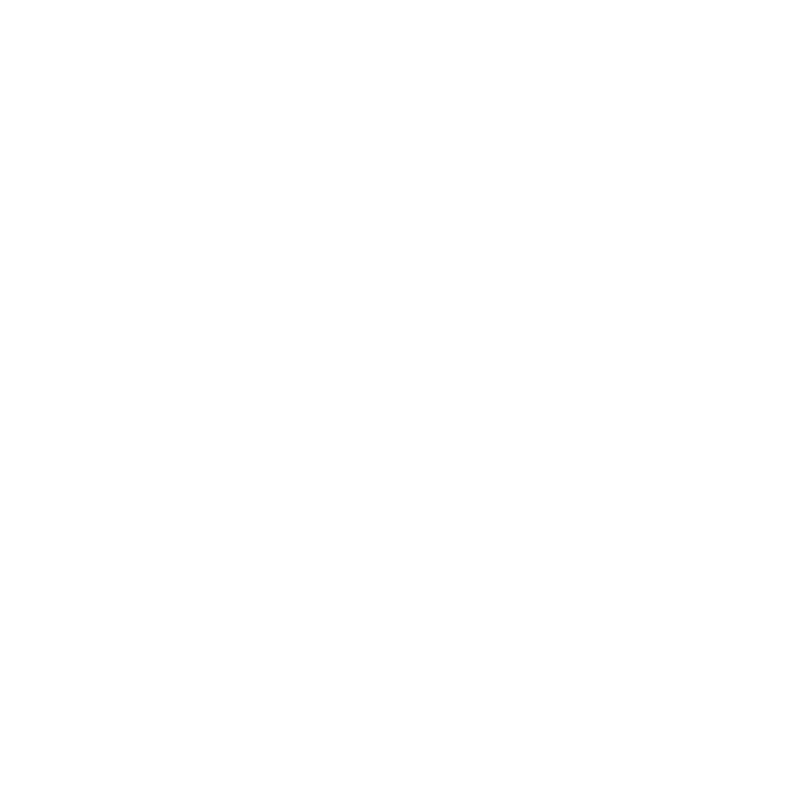
Frame 1 (no input)
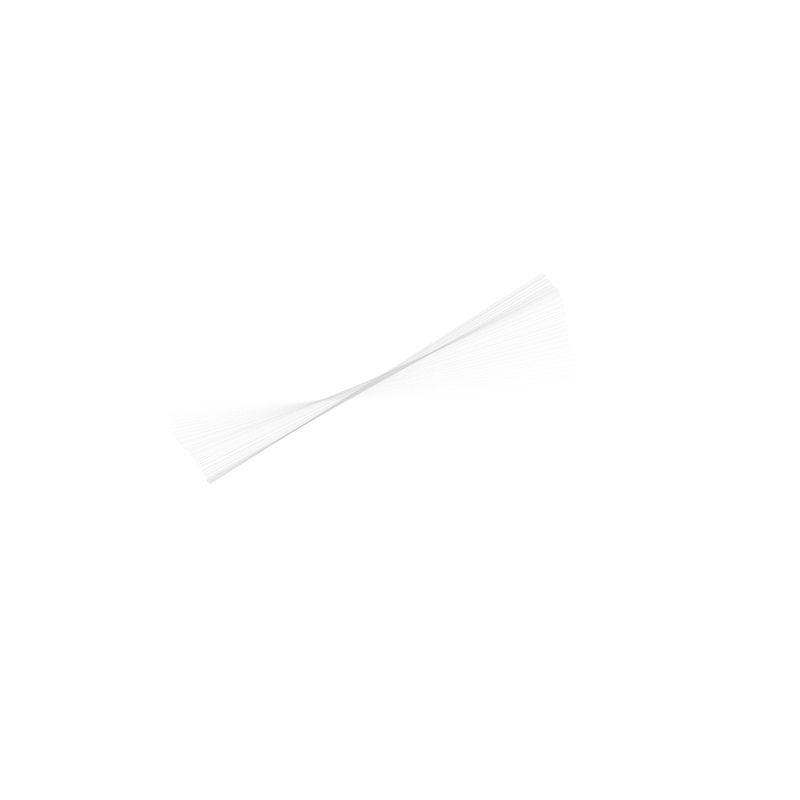
Frame 60 (the mouse pressed at the canvas centre just before this capture)
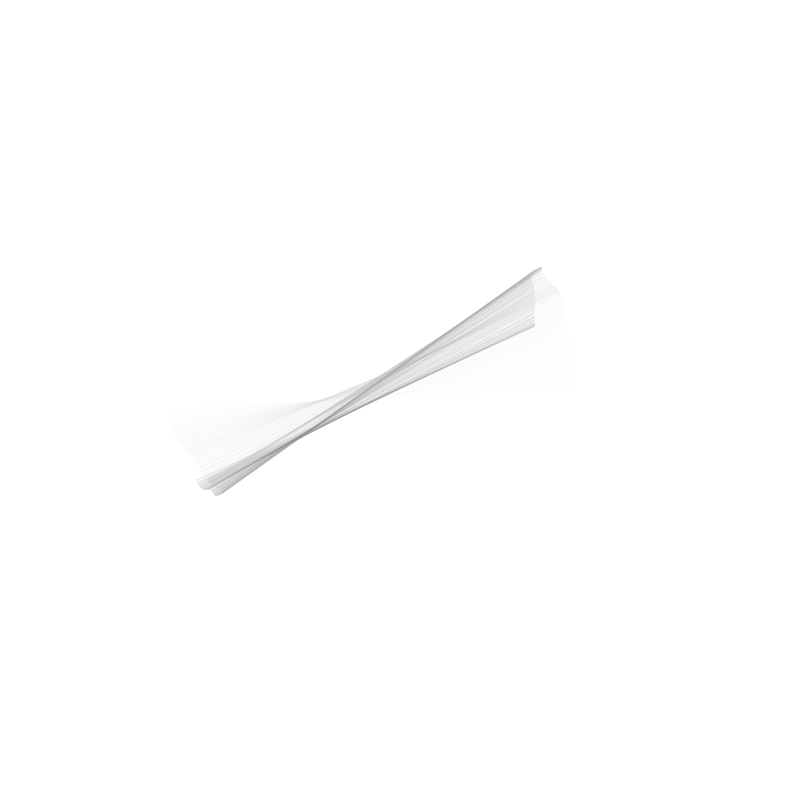
Frame 120 (the mouse held since frame 60 and released just before this capture)

The Processing sketch that drew these frames (run headless with seeded random() and noise(); from frame 60 on, the mouse is pressed at the canvas centre):

// Processing sketch: case_study_wave_clock
// ── case_study_wave_clock.pde
// set a bunch of varialbes
float _angnoise, _radiusnoise;
float _xnoise, _ynoise;
float Pi = 3.14159;
float _angle = -Pi/2;
float _radius = 100;
float _strokeCol = 254; // initially we set the stroke color to very dark
int _strokeChange = -1;


void setup(){
  size(800, 800);
  smooth();
  frameRate(30);
  background(255);
  noFill();

  
  _angnoise = random(10);
  _radiusnoise = random(10);
  _xnoise = random(10);
  _ynoise = random(10);
}

void draw(){
  
  // make the length of the connecting lines change by varying the radius with a value as it rotates
  _radiusnoise += 0.0005;
  _radius = (noise(_radiusnoise)*550)+1;
  
  // allow the angle to increase or decrease
  _angnoise += 0.005; // 0.005 in the original
  _angle += (noise(_angnoise)* 6) - 3;   // originally (noise(_angnoise)* 6) - 3
  if (_angle > 360){_angle -=360;}
  if (_angle < 0){_angle +=360;}
  
  // wobbles the center of the circle a little by using noise to move it it +/- pixels in both dimensions
  _xnoise +=0.01;   // originally +0.01
  _ynoise +=0.01;   // originally +0.01
  float centerX = width/2 + (noise(_xnoise)* 100)-50;       // originally width/2 + (noise(_xnoise)* 100)-50;
  float centerY = height/2 + (noise(_ynoise) * 100) -50;    // originally height/2 + (noise(_xnoise)* 100)-50;
  
  float rad = radians(_angle);
  float x1 = centerX + (_radius * cos(rad));
  float y1 = centerY + (_radius * sin(rad));
  
  
  float opprad = rad + Pi;
  float x2 = centerX + (_radius * cos(opprad));
  float y2 = centerY + (_radius * sin(opprad));

  // set the stroke color by adding stroke change to it
  _strokeCol += _strokeChange;
  // if it got to 255, set the increment to negative so the color value goes down
  // if it got under 0, set it so it'll increment up
  if (_strokeCol > 254){_strokeChange = -1;}  
  if (_strokeCol < 0){_strokeChange = 1;}
  
  // then the next time through, stroke color is set to stroke change, which is 1, 
  // as a result doesn't trigger either condition, and 
  // each time through stroke color is set to stroke change of 1
  
  // so the stroke command takes a number, if it's a float it's a value between white and black, and then a number for alpa)
  stroke(_strokeCol, 60);
  strokeWeight(1);
  line(x1, y1, x2, y2);
}
